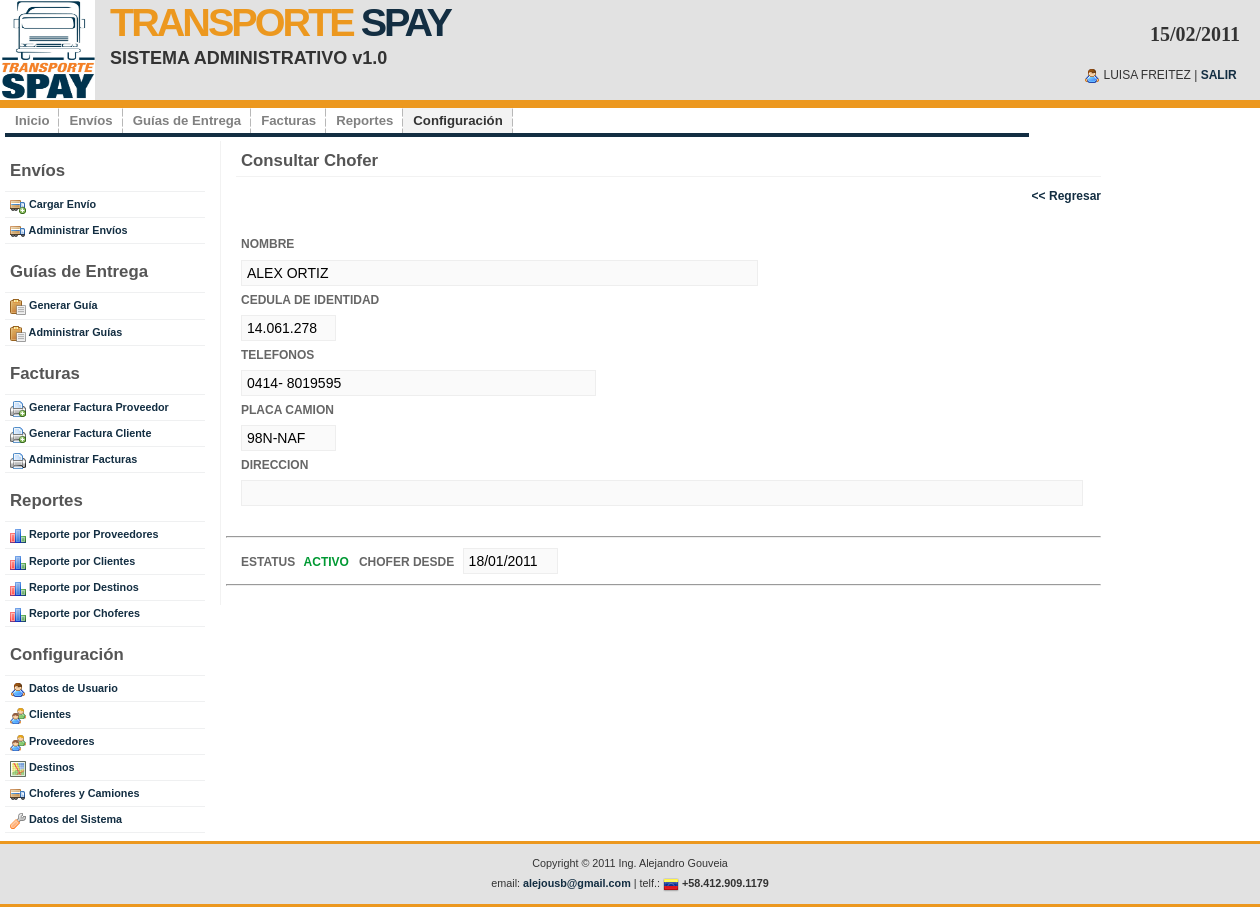
Page /adm_consultar_chofer.php?id=8 (signed in) on the committed database.
### tables this page shows
CREATE TABLE IF NOT EXISTS `ts_chofer` (
  `id` int(10) NOT NULL AUTO_INCREMENT,
  `nombre` varchar(200) NOT NULL,
  `cedula` varchar(200) NOT NULL,
  `telefono` varchar(200) NOT NULL,
  `placa` varchar(200) NOT NULL,
  `direccion` text,
  `ind_activo` int(1) NOT NULL,
  `fecha_creacion` date NOT NULL,
  `fecha_modificacion` date DEFAULT NULL,
  `id_usuario` int(10) DEFAULT NULL,
  PRIMARY KEY (`id`)
);

CREATE TABLE IF NOT EXISTS `ts_config` (
  `id` int(10) NOT NULL AUTO_INCREMENT,
  `parametro` varchar(200) NOT NULL,
  `codigo` int(10) NOT NULL,
  `valor` varchar(200) NOT NULL,
  `ind_activo` int(1) NOT NULL,
  `fecha_creacion` date NOT NULL,
  `fecha_modificacion` date DEFAULT NULL,
  `id_usuario` int(10) DEFAULT NULL,
  PRIMARY KEY (`id`)
);

### inc_functions.php (called while the page is built, shortened)
<?php
	function mostrarFecha($fecha) {
		return date("d/m/Y", strtotime($fecha));
	}
	function indEstatusStr($link, $codigo) {
		$query = "SELECT * FROM ts_config WHERE parametro='IND_ACTIVO' AND codigo=".$codigo;
		$result = mysql_query($query,$link);
		$row = mysql_fetch_object($result);
		return $row->valor;
	}
	function colorIndEstatus($codigo) {
		switch ($codigo) {
			case 1: return "#093";
			break;
		}
	}
	function obtenerChofer($link,$id) {
		$query = "SELECT * FROM ts_chofer WHERE id=".$id;
		$result = mysql_query($query,$link);
		return mysql_fetch_object($result);
	}
?>

### adm_consultar_chofer.php (the view, shortened to what this page needs)
<?php include("inc_conectarse.php"); ?>
<?php include("inc_functions.php"); ?>
<?php
	$chofer = obtenerChofer($link, $_GET["id"]);
?>
<!DOCTYPE html PUBLIC "-//W3C//DTD XHTML 1.0 Strict//EN" "http://www.w3.org/TR/xhtml1/DTD/xhtml1-strict.dtd">
<html xmlns="http://www.w3.org/1999/xhtml" xml:lang="en" lang="en">
<?php include("inc_metadata.php"); ?>
<body>
<?php include("inc_header.php"); ?>
<div id="wrap">
	<?php include("inc_menu.php"); ?>
	<div id="content-wrap">
			<?php include("inc_sidebar.php"); ?>
	  		<div id="main">
				<h1>Consultar Chofer</h1>
				<div align="right">
				<a href="adm_choferes.php" class="orange"><strong><< Regresar</strong></a>
				</div>
				<br />
                    <p>
                    <label>NOMBRE</label>
					<input name="txtNombre" type="text" size="60" style="text-transform:uppercase"
                     value="<?php echo $chofer->nombre; ?>" disabled />
                    <label>CEDULA DE IDENTIDAD</label>
					<input name="txtCedula" type="text" size="8" style="text-transform:uppercase"
                     value="<?php echo $chofer->cedula; ?>" disabled />
                    <label>TELEFONOS</label>
					<input name="txtTelefono" type="text" size="40" style="text-transform:uppercase"
                     value="<?php echo $chofer->telefono; ?>" disabled />
                    <label>PLACA CAMION</label>
					<input name="txtPlaca" type="text" size="8" style="text-transform:uppercase"
                     value="<?php echo $chofer->placa; ?>" disabled />
                    <label>DIRECCION</label>
					<input name="txtDireccion" type="text" size="100" style="text-transform:uppercase"
                     value="<?php echo $chofer->direccion; ?>"  disabled />
                    </p>
	                <br />
	                <hr />
	                <p>
	                	<strong style="padding-right:5px">ESTATUS</strong>
	                    <span style="color:<?php echo colorIndEstatus($chofer->ind_activo); ?>; font-weight:bold">
						<?php echo indEstatusStr($link,$chofer->ind_activo); ?>
	                    </span>
	                    <strong style="padding-right:5px">CHOFER DESDE</strong>
						<input name="txtTelefono" type="text" size="8" style="text-transform:uppercase"
	                     value="<?php echo mostrarFecha($chofer->fecha_creacion); ?>" disabled />
	                </p>
	                <hr />
                <br />
	  		</div>
	</div>
</div>
<?php include("inc_footer.php"); ?>
</body>
</html>

### images/main.css (style rules this page uses)
* { margin: 0; padding: 0; outline: 0; }
body { margin: 0; padding: 0; font: 12px/160% 'Lucida Grande', 'Lucida Sans Unicode', Geneva, Verdana, Sans-Serif; color: #666666; text-align: center; }
a:link, a:visited { background: inherit; color: #132E42; text-decoration: none; }
h1, h2, h3 { font: bold 1em 'Lucida Grande', 'Lucida Sans Unicode', Geneva, Verdana, Sans-Serif; color: #555; }
h1 { font-size: 1.4em; }
#main h1, #rightbar h1 { padding: 0px 0 5px 5px; margin: 0 0 10px 10px; border-bottom: 1px solid #f2f2f2; }
p, h1, h2, h3 { margin: 10px 15px; }
label { display:block; font-weight:bold; margin:5px 0; }
input { padding: 4px 5px; border:1px solid #eee; font-size: 14px; color:#000; }
#wrap { margin: 0 auto; width: 1250px; text-align: left; background: #FFF; }
#content-wrap { clear:both; margin: 0; padding:0; width: 1250px; }
#main { float: left; margin-left: 15px; padding: 10px 0 0 5px; width: 70%; border-left: 1px solid #f2f2f2; }
.orange { color: #EC981F; }

### rows in the picture
ts_chofer: txtNombre "ALEX ORTIZ", txtCedula "14.061.278", txtTelefono "0414- 8019595", txtPlaca "98N-NAF", ind_activo.valor "ACTIVO", txtTelefono "18/01/2011"

### other values in the picture
$_SESSION["nombre"] "LUISA FREITEZ"
